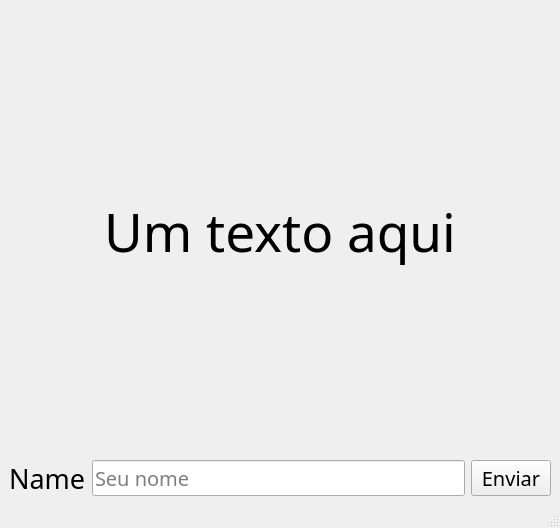
<?xml version="1.0" encoding="UTF-8"?>
<ui version="4.0">
 <class>MainWindow</class>
 <widget class="QMainWindow" name="MainWindow">
  <property name="geometry">
   <rect>
    <x>0</x>
    <y>0</y>
    <width>560</width>
    <height>528</height>
   </rect>
  </property>
  <property name="windowTitle">
   <string>MainWindow</string>
  </property>
  <widget class="QWidget" name="centralwidget">
   <layout class="QHBoxLayout" name="horizontalLayout">
    <item>
     <layout class="QGridLayout" name="gridLayout">
      <item row="0" column="0">
       <widget class="QLabel" name="labelResult">
        <property name="font">
         <font>
          <family>Book Antiqua</family>
          <pointsize>40</pointsize>
          <italic>false</italic>
          <bold>false</bold>
          <kerning>true</kerning>
         </font>
        </property>
        <property name="text">
         <string>Um texto aqui</string>
        </property>
        <property name="alignment">
         <set>Qt::AlignmentFlag::AlignCenter</set>
        </property>
       </widget>
      </item>
      <item row="1" column="0">
       <layout class="QGridLayout" name="gridLayout_2">
        <item row="0" column="1">
         <widget class="QLineEdit" name="lineName">
          <property name="font">
           <font>
            <family>Book Antiqua</family>
            <pointsize>15</pointsize>
           </font>
          </property>
          <property name="placeholderText">
           <string>Seu nome</string>
          </property>
         </widget>
        </item>
        <item row="0" column="0">
         <widget class="QLabel" name="labelname">
          <property name="font">
           <font>
            <family>Book Antiqua</family>
            <pointsize>20</pointsize>
           </font>
          </property>
          <property name="text">
           <string>Name</string>
          </property>
         </widget>
        </item>
        <item row="0" column="2">
         <widget class="QPushButton" name="sendButton">
          <property name="font">
           <font>
            <family>Book Antiqua</family>
            <pointsize>15</pointsize>
           </font>
          </property>
          <property name="text">
           <string>Enviar</string>
          </property>
         </widget>
        </item>
       </layout>
      </item>
     </layout>
    </item>
   </layout>
  </widget>
  <widget class="QMenuBar" name="menubar">
   <property name="geometry">
    <rect>
     <x>0</x>
     <y>0</y>
     <width>560</width>
     <height>22</height>
    </rect>
   </property>
  </widget>
  <widget class="QStatusBar" name="statusbar"/>
 </widget>
 <resources/>
 <connections/>
</ui>
